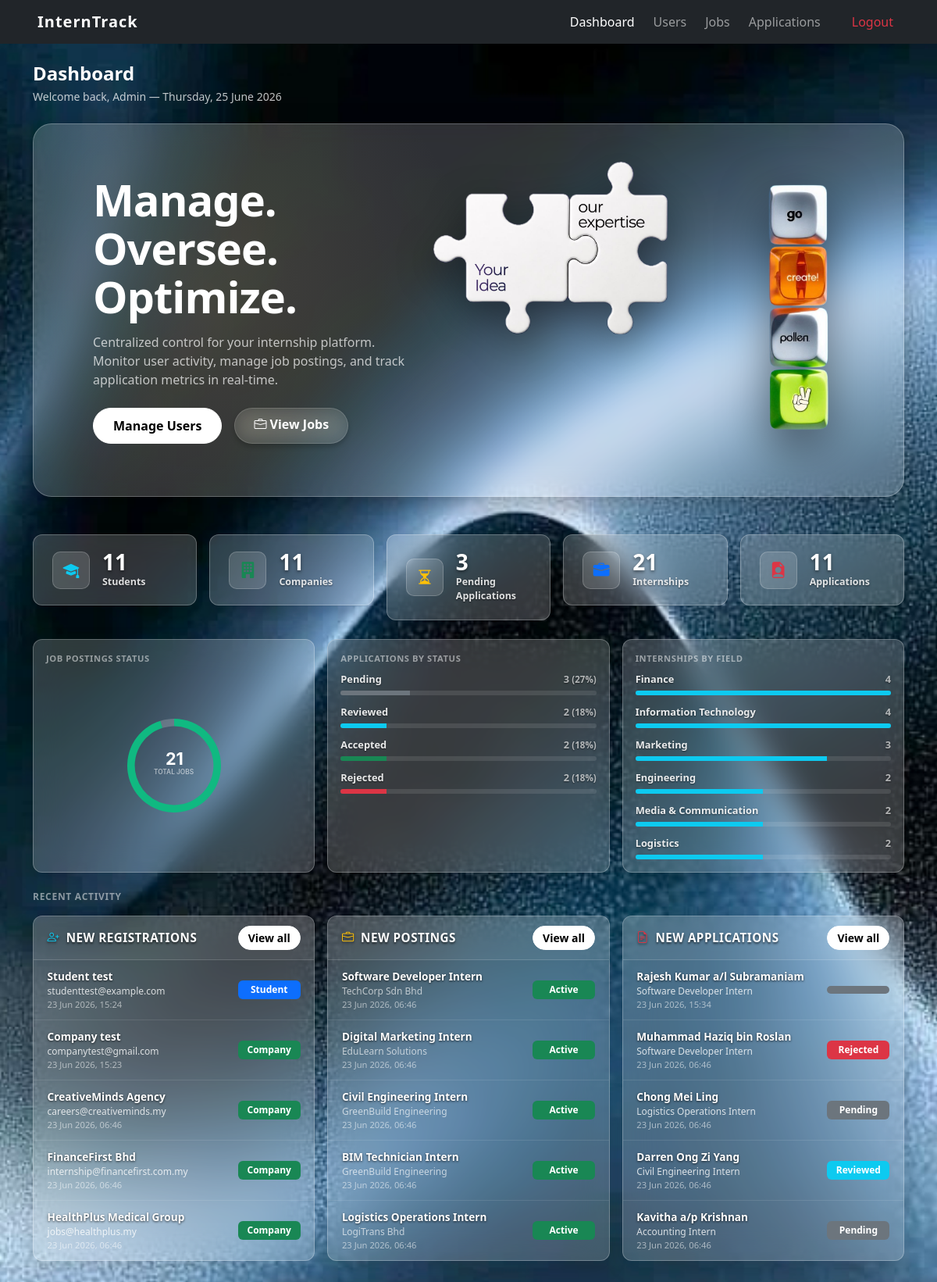
Page /admin/dashboard.php (signed in) on the committed database.
### tables this page shows
CREATE TABLE `users` (
  `id` int(11) NOT NULL,
  `name` varchar(100) NOT NULL,
  `email` varchar(100) NOT NULL,
  `password` varchar(255) NOT NULL,
  `role` enum('student','company','admin') NOT NULL,
  `phone` varchar(20) DEFAULT NULL,
  `bio` text DEFAULT NULL,
  `profile_picture` varchar(255) DEFAULT NULL,
  `description` text DEFAULT NULL,
  `website` varchar(150) DEFAULT NULL,
  `resume` varchar(255) DEFAULT NULL,
  `created_at` timestamp NOT NULL DEFAULT current_timestamp(),
  `approval_status` varchar(50) DEFAULT 'pending',
  `academic_info` text DEFAULT NULL,
  `industry` varchar(100) DEFAULT NULL,
  `skills` text DEFAULT NULL
);

CREATE TABLE `jobs` (
  `id` int(11) NOT NULL,
  `company_id` int(11) NOT NULL,
  `title` varchar(150) NOT NULL,
  `description` text DEFAULT NULL,
  `location` varchar(100) DEFAULT NULL,
  `field` varchar(100) DEFAULT NULL,
  `status` enum('active','closed') DEFAULT 'active',
  `created_at` timestamp NOT NULL DEFAULT current_timestamp(),
  `allowance` decimal(10,2) DEFAULT 0.00
);

CREATE TABLE `applications` (
  `id` int(11) NOT NULL,
  `student_id` int(11) NOT NULL,
  `job_id` int(11) NOT NULL,
  `cover_letter` text DEFAULT NULL,
  `resume` varchar(255) DEFAULT NULL,
  `status` enum('pending','reviewed','accepted','rejected') DEFAULT 'pending',
  `interview_date` varchar(50) DEFAULT NULL,
  `interview_time` varchar(50) DEFAULT NULL,
  `interview_venue` varchar(255) DEFAULT NULL,
  `notes` text DEFAULT NULL,
  `applied_at` timestamp NOT NULL DEFAULT current_timestamp()
);

### admin/dashboard.php (the view, shortened to what the rows shown need)
<?php
include '../config/db_connect.php';
include '../includes/header.php';
$jobs = mysqli_fetch_assoc(mysqli_query($conn,
    "SELECT COUNT(*) AS total,
            SUM(status='active') AS active,
            SUM(status='closed') AS closed
     FROM jobs"));
$recent_users = mysqli_query($conn,
    "SELECT id, name, email, role, created_at FROM users
     ORDER BY created_at DESC LIMIT 5");
$recent_jobs = mysqli_query($conn,
    "SELECT j.id, j.title, j.status, j.created_at, u.name AS company_name, u.id AS company_id
     FROM jobs j JOIN users u ON j.company_id = u.id
     ORDER BY j.created_at DESC LIMIT 5");
$recent_apps = mysqli_query($conn,
    "SELECT a.id, a.status, a.applied_at, a.student_id,
            s.name AS student_name,
            j.title AS job_title,
            c.name AS company_name
     FROM applications a
     JOIN users s ON a.student_id = s.id
     JOIN jobs  j ON a.job_id     = j.id
     JOIN users c ON j.company_id = c.id
     ORDER BY a.applied_at DESC LIMIT 5");
function role_badge($role) {
    $map = ['student'=>'primary','company'=>'success','admin'=>'danger'];
    $c = $map[$role] ?? 'secondary';
    return "<span class='badge badge-uniform bg-$c'>".htmlspecialchars(ucfirst($role))."</span>";
}
function app_badge($status) {
    $map = ['pending'=>'secondary','reviewed'=>'info','accepted'=>'success','rejected'=>'danger'];
    $c = $map[$status] ?? 'secondary';
    return "<span class='badge badge-uniform bg-$c'>".htmlspecialchars(ucfirst($status))."</span>";
}
?>
<div class="container-lg mt-4 pb-5">
    <div class="glass-hero mb-5">
        <div class="glass-hero-content row align-items-center justify-content-between">
            <div class="col-md-6 mb-4 mb-md-0" style="padding-left: 40px;">
                <h1 class="hero-title">Manage.<br>Oversee.<br>Optimize.</h1>
            </div>
        </div>
    </div>
    <div class="row g-3">
        <div class="col-md-4">
            <div class="dash-card h-100">
                <?php
                while ($u = mysqli_fetch_assoc($recent_users)):
                ?>
                <div class="act-item">
                    <div class="flex-grow-1 min-width-0">
                        <div class="act-name">
                            <a href="#" class="view-user-trigger text-decoration-none text-white fw-bold" data-user-id="<?= (int)$u['id'] ?>">
                                <?= htmlspecialchars($u['name']) ?>
                            </a>
                        </div>
                        <div class="act-sub"><?= htmlspecialchars($u['email']) ?></div>
                        <div class="act-time"><?= date('d M Y, H:i', strtotime($u['created_at'])) ?></div>
                    </div>
                    <?= role_badge($u['role']) ?>
                </div>
                <?php endwhile; ?>
            </div>
        </div>
        <div class="col-md-4">
            <div class="dash-card h-100">
                <?php
                while ($j = mysqli_fetch_assoc($recent_jobs)):
                ?>
                <div class="act-item">
                    <div class="flex-grow-1 min-width-0">
                        <div class="act-name"><?= htmlspecialchars($j['title']) ?></div>
                        <div class="act-sub">
                            <a href="#" class="view-user-trigger text-decoration-none text-white-50" data-user-id="<?= (int)$j['company_id'] ?>">
                                <?= htmlspecialchars($j['company_name']) ?>
                            </a>
                        </div>
                        <div class="act-time"><?= date('d M Y, H:i', strtotime($j['created_at'])) ?></div>
                    </div>
                    <span class="badge badge-uniform bg-<?= $j['status']==='active'?'success':'secondary' ?>">
                        <?= ucfirst($j['status']) ?>
                    </span>
                </div>
                <?php endwhile; ?>
            </div>
        </div>
        <div class="col-md-4">
            <div class="dash-card h-100">
                <?php
                while ($a = mysqli_fetch_assoc($recent_apps)):
                ?>
                <div class="act-item">
                    <div class="flex-grow-1 min-width-0">
                        <div class="act-name">
                            <a href="#" class="view-user-trigger text-decoration-none text-white fw-bold" data-user-id="<?= (int)$a['student_id'] ?>">
                                <?= htmlspecialchars($a['student_name']) ?>
                            </a>
                        </div>
                        <div class="act-sub"><?= htmlspecialchars($a['job_title']) ?></div>
                        <div class="act-time"><?= date('d M Y, H:i', strtotime($a['applied_at'])) ?></div>
                    </div>
                    <?= app_badge($a['status']) ?>
                </div>
                <?php endwhile; ?>
            </div>
        </div>
    </div>
</div>
<script>
document.addEventListener('DOMContentLoaded', function() {
    const ctx = document.getElementById('jobStatusChart').getContext('2d');
    new Chart(ctx, {
        type: 'doughnut',
        data: {
            labels: ['Active', 'Closed'],
            datasets: [{
                data: [<?= (int)$jobs['active'] ?>, <?= (int)$jobs['closed'] ?>],
                backgroundColor: [
                    '#10b981', // Emerald green
                    'rgba(255, 255, 255, 0.2)'  // Slate/gray translucent
                ],
                borderWidth: 0,
                hoverOffset: 4
            }]
        },
        options: {
            responsive: true,
            maintainAspectRatio: false,
            cutout: '84%',
            plugins: {
                legend: {
                    display: false
                },
                tooltip: {
                    backgroundColor: 'rgba(15, 23, 42, 0.9)',
                    titleFont: { family: "'Inter', sans-serif", size: 12, weight: 'bold' },
                    bodyFont: { family: "'Inter', sans-serif", size: 11 },
                    padding: 8,
                    cornerRadius: 6,
                    displayColors: false
                }
            }
        },
        plugins: [{
            id: 'textCenter',
            beforeDraw: function(chart) {
                const width = chart.width,
                      height = chart.height,
                      ctx = chart.ctx;
                ctx.restore();
                // Draw Total Number
                ctx.font = "bold 1.35rem 'Inter', sans-serif";
                ctx.textBaseline = "middle";
                ctx.fillStyle = "#ffffff";
                const textTotal = "<?= (int)$jobs['total'] ?>";
                const totalX = Math.round((width - ctx.measureText(textTotal).width) / 2);
                const totalY = (height / 2) - 8;
                ctx.fillText(textTotal, totalX, totalY);
                // Draw "JOBS" Label
                ctx.font = "600 0.52rem 'Inter', sans-serif";
                ctx.fillStyle = "rgba(255, 255, 255, 0.55)";
                const textLabel = "TOTAL JOBS";
                const labelX = Math.round((width - ctx.measureText(textLabel).width) / 2);
                const labelY = (height / 2) + 8;
                ctx.fillText(textLabel, labelX, labelY);
                ctx.save();
            }
        }]
    });
});
</script>
<?php include '../includes/footer.php'; ?>

### rows in the picture
users: name "Student test", email "studenttest@example.com", created_at "23 Jun 2026, 15:24", role "Student"
users: name "Company test", email "companytest@gmail.com", created_at "23 Jun 2026, 15:23", role "Company"
users: name "CreativeMinds Agency", email "careers@creativeminds.my", created_at "23 Jun 2026, 06:46", role "Company"
users: name "FinanceFirst Bhd", email "internship@financefirst.com.my", created_at "23 Jun 2026, 06:46", role "Company"
users: name "HealthPlus Medical Group", email "jobs@healthplus.my", created_at "23 Jun 2026, 06:46", role "Company"
jobs: title "Software Developer Intern", company.name "TechCorp Sdn Bhd", created_at "23 Jun 2026, 06:46", status "Active"
jobs: title "Digital Marketing Intern", company.name "EduLearn Solutions", created_at "23 Jun 2026, 06:46", status "Active"
jobs: title "Civil Engineering Intern", company.name "GreenBuild Engineering", created_at "23 Jun 2026, 06:46", status "Active"
jobs: title "BIM Technician Intern", company.name "GreenBuild Engineering", created_at "23 Jun 2026, 06:46", status "Active"
jobs: title "Logistics Operations Intern", company.name "LogiTrans Bhd", created_at "23 Jun 2026, 06:46", status "Active"
applications: student.name "Rajesh Kumar a/l Subramaniam", job.title "Software Developer Intern", applied_at "23 Jun 2026, 15:34"
applications: student.name "Muhammad Haziq bin Roslan", job.title "Software Developer Intern", applied_at "23 Jun 2026, 06:46", status "Rejected"
applications: student.name "Chong Mei Ling", job.title "Logistics Operations Intern", applied_at "23 Jun 2026, 06:46", status "Pending"
applications: student.name "Darren Ong Zi Yang", job.title "Civil Engineering Intern", applied_at "23 Jun 2026, 06:46", status "Reviewed"
applications: student.name "Kavitha a/p Krishnan", job.title "Accounting Intern", applied_at "23 Jun 2026, 06:46", status "Pending"

### other values in the picture
$_SESSION['name'] "Admin"
$users['students'] "11"
$users['companies'] "11"
$apps['pending'] "3"
$jobs['total'] "21"
$apps['total'] "11"
$s['label'] "Pending"
$s['val'] "3"
$pct "27"
$s['label'] "Reviewed"
$s['val'] "2"
$pct "18"
$s['label'] "Accepted"
$s['label'] "Rejected"
$f['field'] "Finance"
